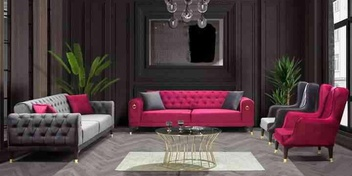
#> input picture assets/minegolden_p2_1.jpg, 352 x 176 px, shrunk from 720 x 360 before the run, given in place of minegolden_p2_1.webp, which was not available
$ python generate_clean_piece_crops.py
#> lines starting #> are read from the running program, lines starting #| are printed output that depends on the picture; pictures that were not available may be replaced by others from this repository, and a replacement may not be noted
import os
from PIL import Image

# Directory for clean isolated piece crops
os.makedirs("assets/pieces", exist_ok=True)

# 1. Crop Zümrüt Tekli Berjer from p2_1 (Room view)
try:
    with Image.open("assets/minegolden_p2_1.webp") as im:
#> im is the input picture: PIL image 352x176 RGB; mean R, G, B 85.3, 67.2, 70
        w, h = im.size
#> w = 352; h = 176
        # The armchair in Zümrüt is on the right/left
        # Let's crop the armchair clearly
        berjer_crop = im.crop((int(w * 0.72), int(h * 0.25), int(w * 0.98), int(h * 0.90)))
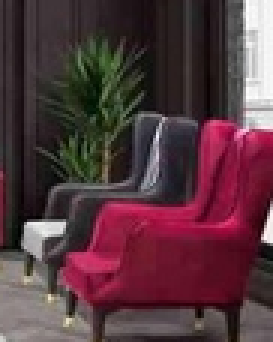
#> berjer_crop: PIL image 91x114 RGB (shown 3 times larger); mean R, G, B 86, 55.7, 62.4
        berjer_crop.save("assets/pieces/zumrut_berjer.webp", "WEBP", quality=90)
        print("Generated assets/pieces/zumrut_berjer.webp")
except Exception as e:
    print(f"Error zumrut berjer: {e}")

# 2. Crop Bohem Tekli Berjer & Puf from p3_2 (Bohem Room view)
try:
    with Image.open("assets/minegolden_p3_2.webp") as im:
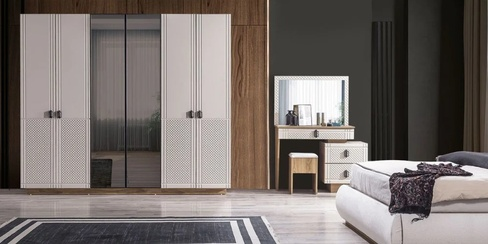
#> input picture assets/minegolden_p14_3.jpg, 488 x 244 px, shrunk from 1000 x 500 before the run, given in place of minegolden_p3_2.webp, which was not available
#> im is the input picture: PIL image 488x244 RGB; mean R, G, B 119.8, 111.7, 107.8
        w, h = im.size
#> w = 488; h = 244
        # The armchair in Bohem is on the left
        bohem_berjer = im.crop((int(w * 0.02), int(h * 0.22), int(w * 0.35), int(h * 0.90)))
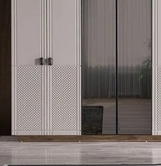
#> bohem_berjer: PIL image 161x166 RGB; mean R, G, B 128.3, 119.2, 116.1
        bohem_berjer.save("assets/pieces/bohem_berjer.webp", "WEBP", quality=90)
        print("Generated assets/pieces/bohem_berjer.webp")

        # The pouf/coffee table in Bohem
        bohem_puf = im.crop((int(w * 0.35), int(h * 0.50), int(w * 0.65), int(h * 0.95)))
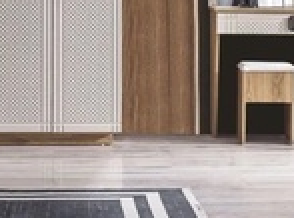
#> bohem_puf: PIL image 147x109 RGB (shown 2 times larger); mean R, G, B 157.4, 145, 138.4
        bohem_puf.save("assets/pieces/bohem_puf.webp", "WEBP", quality=90)
        print("Generated assets/pieces/bohem_puf.webp")
except Exception as e:
    print(f"Error bohem pieces: {e}")

# 3. Crop Mono 2'li Koltuk from p4_1 (Mono Room view)
try:
    with Image.open("assets/minegolden_p4_1.webp") as im:
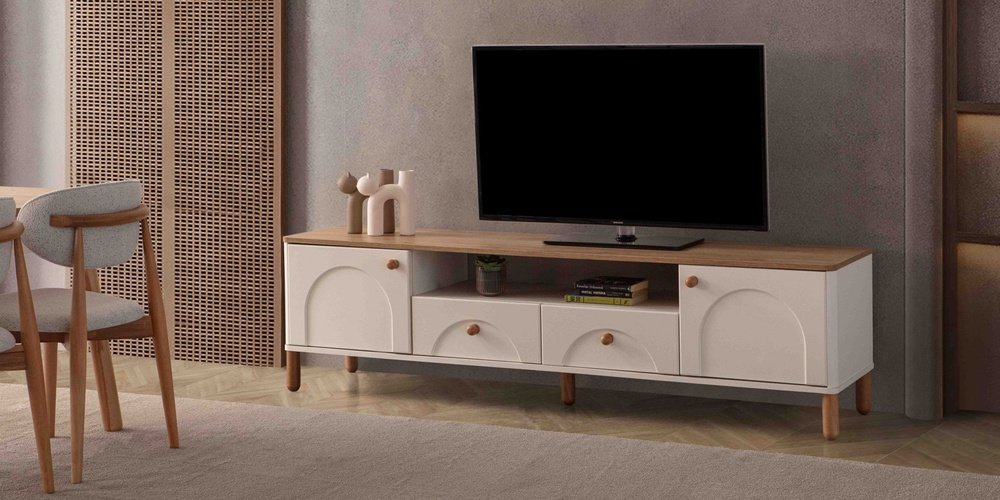
#> input picture assets/minegolden_p16_3.jpg, 1000 x 500 px, shrunk from 2048 x 1024 before the run, given in place of minegolden_p4_1.webp, which was not available
#> im is the input picture: PIL image 1000x500 RGB; mean R, G, B 112.6, 95.7, 86
        w, h = im.size
#> w = 1000; h = 500
        # Mono 2-seater is on the right
        mono_2li = im.crop((int(w * 0.60), int(h * 0.25), int(w * 0.98), int(h * 0.90)))
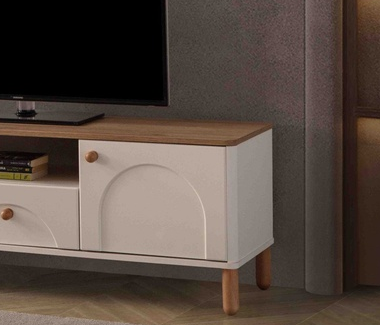
#> mono_2li: PIL image 380x325 RGB; mean R, G, B 87.2, 74.5, 66.5
        mono_2li.save("assets/pieces/mono_2li.webp", "WEBP", quality=90)
        print("Generated assets/pieces/mono_2li.webp")
except Exception as e:
    print(f"Error mono pieces: {e}")

# 4. Crop Leon Tekli Berjer from p5_1 (Leon Room view)
try:
    with Image.open("assets/minegolden_p5_1.webp") as im:
        w, h = im.size
        leon_berjer = im.crop((int(w * 0.02), int(h * 0.25), int(w * 0.35), int(h * 0.90)))
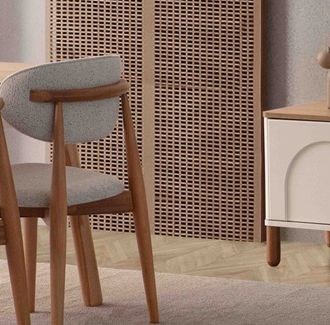
#> leon_berjer: PIL image 330x325 RGB; mean R, G, B 140.5, 116, 101.2
        leon_berjer.save("assets/pieces/leon_berjer.webp", "WEBP", quality=90)
        print("Generated assets/pieces/leon_berjer.webp")
except Exception as e:
    print(f"Error leon pieces: {e}")

# 5. Crop Gold Tekli Berjer from p1_2 (Gold Room view)
try:
    with Image.open("assets/minegolden_p1_2.webp") as im:
        w, h = im.size
        gold_berjer = im.crop((int(w * 0.02), int(h * 0.20), int(w * 0.35), int(h * 0.90)))
        gold_berjer.save("assets/pieces/gold_berjer.webp", "WEBP", quality=90)
        print("Generated assets/pieces/gold_berjer.webp")
except Exception as e:
    print(f"Error gold berjer: {e}")

print("Isolated solo piece crops generation complete.")
